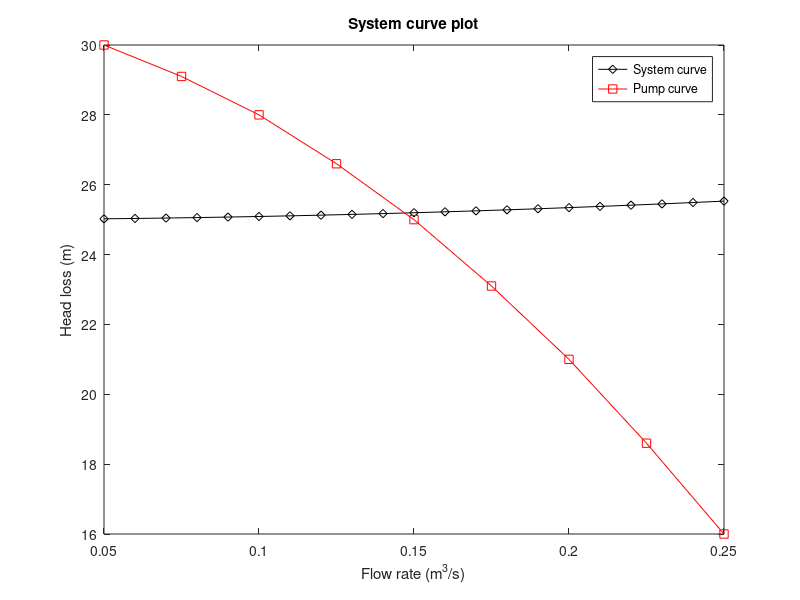

Recreate this plot in MATLAB.
% Define absrough, rho, g and mu
rho=998                                        %  density (kg/m^3)
D=500*10^-3                                          %  diameter of pipe (m) before reducer
%D2=                                        %  diameter of pipe (m) after reducer
mu=1*10^-3                                         %  viscosity of the fluid  (Pa s)   
absrough=3*10^-6                                   %  surface roughness of the pipe  (m)
L= 8+15+20+45+8                                         %  length of the pipe (m)

Q0=[50:10:250]                              %  L/s
Q=Q0./1000                                   %  m3/s
g=9.81

%%
% Calculate Q, A, v and Re
A=pi*(D/2)^2
v=Q/A                                        %  velocity  (m/s)
Re=rho.*v.*D./mu                             %  Reynolds number
% Use if/else statement to determine flow regime and calculate f
if Re<2000
    f=64./Re                                 %  Laminar flow
else
    f=(1./(-1.8.*log10((6.9./Re)+((absrough./D)./3.7).^1.11))).^2   %  Turbulent flow  Haaland approximation
end
%%
K_total=3*0.75+1+0.75                                     % total K-values
%%
% Calculate head loss and pressure drop over pipe
h_fittings=(v.^2*K_total)/(2.*g)             %  fitting head loss (m)
DP_fittings=rho*g*h_fittings                 %  fitting pressure drop (Pa)
h_pipe=(f.*L.*v.^2)./(2.*D.*g)               %  pipe head loss (m)
DP_pipe=rho*g*h_pipe                         %  pipe pressure drop (Pa)

h_total=h_fittings+h_pipe                    %  total head loss (m)
DP_total=DP_fittings+DP_pipe                 %  total pressure drop (Pa)
h1=25
h2=50
h_e=h2-h1
h=h_total+h_e

plot(Q,h,'kd-')
title('System curve plot')
ylabel('Head loss (m)')
xlabel('Flow rate (m^3/s)')
hold on
Q_pump1=[50:25:250]   %L/s
Q_pump=Q_pump1./1000
h_pump=[30 29.1 28 26.6 25 23.1 21 18.6 16]
plot(Q_pump,h_pump,'rs-')
legend('System curve','Pump curve')
Q_op=0.14
h_op=25